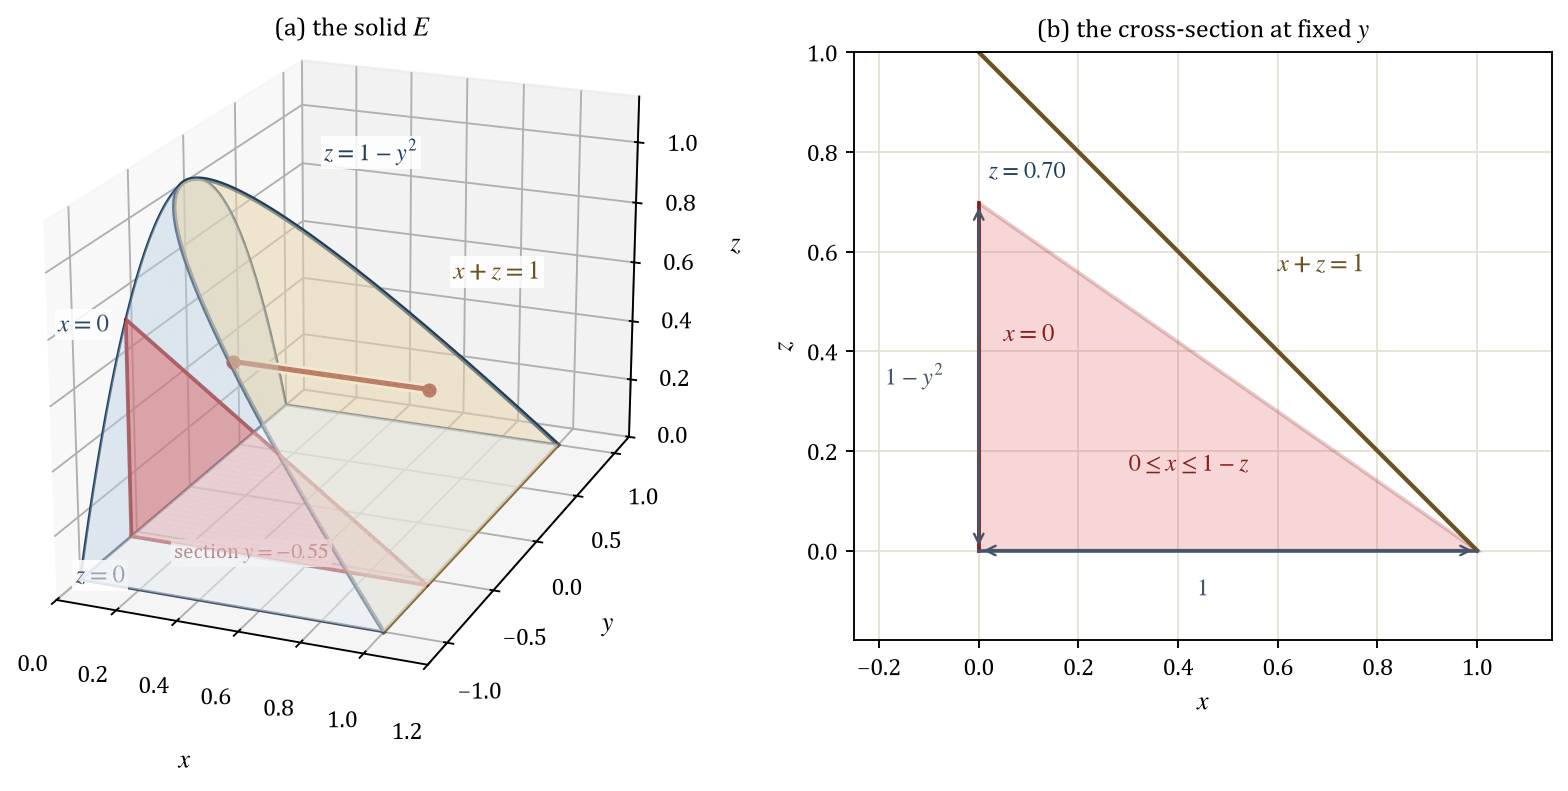

This chart was generated by the following Python code:
"""Draw the solid bounded by a parabolic cylinder and three planes.

Panel (a) shows the solid E, its parabolic back face, its planar roof, and one
cross-section at a fixed value of y.  Panel (b) shows that cross-section, a right
triangle in a plane parallel to the xz-plane.
"""

import base64

import matplotlib
import numpy as np
from mpl_toolkits.mplot3d import Axes3D  # noqa: F401  (registers the 3d projection)
from mpl_toolkits.mplot3d.art3d import Poly3DCollection

matplotlib.use("Agg")
import matplotlib.pyplot as plt

plt.rcParams.update({
    "font.family": "serif",
    "font.serif": ["Cambria", "Times New Roman", "DejaVu Serif"],
    "mathtext.fontset": "stix",
    "font.size": 10,
    "axes.labelsize": 11,
    "axes.titlesize": 11,
})

LABEL_BOX = {"facecolor": "white", "edgecolor": "none", "alpha": 0.85, "pad": 1.4}

figure = plt.figure(figsize=(9.6, 4.5))
axes_3d = figure.add_subplot(1, 2, 1, projection="3d")
axes_2d = figure.add_subplot(1, 2, 2)

# Grid over the parabolic segment 0 <= z <= 1 - y**2, -1 <= y <= 1.
y_values = np.linspace(-1.0, 1.0, 80)
t_values = np.linspace(0.0, 1.0, 45)
y_grid, t_grid = np.meshgrid(y_values, t_values)
z_grid = t_grid * (1.0 - y_grid**2)

# Roof: the plane x + z = 1, that is, x = 1 - z.
axes_3d.plot_surface(
    1.0 - z_grid, y_grid, z_grid,
    color="#e8d5ab", alpha=0.55, linewidth=0.0, shade=False, antialiased=True,
)

# Back face: the plane x = 0.
axes_3d.plot_surface(
    np.zeros_like(y_grid), y_grid, z_grid,
    color="#b9cfe2", alpha=0.45, linewidth=0.0, shade=False,
)

# Floor: the rectangle 0 <= x <= 1, -1 <= y <= 1 at z = 0.
x_floor, y_floor = np.meshgrid(np.linspace(0.0, 1.0, 14), y_values)
axes_3d.plot_surface(
    x_floor, y_floor, np.zeros_like(x_floor),
    color="#e7edf2", alpha=0.55, linewidth=0.0, shade=False,
)

# Curves that outline the solid.
rim_y = np.linspace(-1.0, 1.0, 240)
axes_3d.plot(rim_y**2, rim_y, 1.0 - rim_y**2, color="#1f3d5c", linewidth=1.9)
axes_3d.plot(np.zeros(240), rim_y, 1.0 - rim_y**2, color="#1f3d5c", linewidth=1.1)
axes_3d.plot(np.ones(240), rim_y, np.zeros(240), color="#8a6d3b", linewidth=1.7)
axes_3d.plot(np.zeros(240), rim_y, np.zeros(240), color="#44546a", linewidth=1.2)
for edge_y in (-1.0, 1.0):
    axes_3d.plot([0.0, 1.0], [edge_y, edge_y], [0.0, 0.0], color="#44546a", linewidth=1.2)
    axes_3d.plot([0.0, 0.0], [edge_y, edge_y], [0.0, 1.0 - edge_y**2], color="#1f3d5c",
                 linewidth=1.1)

# One cross-section at y = -0.55, drawn as a filled right triangle.
section_y = -0.55
section_height = 1.0 - section_y**2
axes_3d.plot([0.0, 1.0, 0.0, 0.0], [section_y] * 4, [0.0, 0.0, section_height, 0.0],
             color="#8a1c1c", linewidth=1.6)
section_face = Poly3DCollection(
    [[(0.0, section_y, 0.0), (1.0, section_y, 0.0), (0.0, section_y, section_height)]],
    facecolor="#d94848", edgecolor="none", alpha=0.42,
)
axes_3d.add_collection3d(section_face)

# One fibre parallel to the x-axis at y = 0.45 and z = 0.3.
fibre_y = 0.45
fibre_z = 0.3
axes_3d.plot([0.0, 1.0 - fibre_z], [fibre_y, fibre_y], [fibre_z, fibre_z],
             color="white", linewidth=4.4, solid_capstyle="round")
axes_3d.plot([0.0, 1.0 - fibre_z], [fibre_y, fibre_y], [fibre_z, fibre_z],
             color="#8a1c1c", linewidth=2.2, solid_capstyle="round")
axes_3d.plot([0.0], [fibre_y], [fibre_z], marker="o", color="#8a1c1c", markersize=5)
axes_3d.plot([1.0 - fibre_z], [fibre_y], [fibre_z], marker="o", color="#8a1c1c", markersize=5)

axes_3d.text(0.70, 0.72, 0.60, r"$x + z = 1$", color="#6b5222", fontsize=10.5,
             bbox=LABEL_BOX)
axes_3d.text(-0.34, -0.30, 0.55, r"$x = 0$", color="#2f4d6b", fontsize=10.5, bbox=LABEL_BOX)
axes_3d.text(0.28, 0.60, 0.97, r"$z = 1 - y^{2}$", color="#1f3d5c", fontsize=10, bbox=LABEL_BOX)
axes_3d.text(0.05, -1.16, 0.05, r"$z = 0$", color="#44546a", fontsize=10.5, bbox=LABEL_BOX)
axes_3d.text(0.30, -0.95, 0.10, r"section $y = -0.55$", color="#8a1c1c", fontsize=9,
             bbox=LABEL_BOX)

axes_3d.set_xlabel(r"$x$", labelpad=6)
axes_3d.set_ylabel(r"$y$", labelpad=6)
axes_3d.set_zlabel(r"$z$", labelpad=6)
axes_3d.set_xlim(0.0, 1.2)
axes_3d.set_ylim(-1.2, 1.2)
axes_3d.set_zlim(0.0, 1.15)
axes_3d.set_box_aspect((1.0, 1.6, 1.0), zoom=1.3)
axes_3d.view_init(elev=20, azim=-68)
axes_3d.set_title("(a) the solid $E$", pad=2)

# Panel (b): the cross-section at y = -0.55, a right triangle in the xz-plane.
x_line = np.linspace(0.0, 1.0, 200)
axes_2d.fill([0.0, 1.0, 0.0], [0.0, 0.0, section_height], color="#d94848", alpha=0.22,
             edgecolor="#8a1c1c", linewidth=1.6)
axes_2d.plot([0.0, 0.0], [0.0, section_height], color="#8a1c1c", linewidth=1.6)
axes_2d.plot(x_line, 1.0 - x_line, color="#6b5222", linewidth=1.8)
axes_2d.plot([0.0, 1.0], [0.0, 0.0], color="#44546a", linewidth=1.5)
axes_2d.annotate("", xy=(1.0, 0.0), xytext=(0.0, 0.0),
                 arrowprops={"arrowstyle": "<->", "color": "#44546a", "linewidth": 1.0})
axes_2d.text(0.45, -0.09, r"$1$", color="#44546a", fontsize=10, ha="center")
axes_2d.annotate("", xy=(0.0, section_height), xytext=(0.0, 0.0),
                 arrowprops={"arrowstyle": "<->", "color": "#44546a", "linewidth": 1.0})
axes_2d.text(-0.07, section_height / 2, r"$1 - y^{2}$", color="#44546a", fontsize=10,
             ha="right", va="center")
axes_2d.text(0.60, 0.56, r"$x + z = 1$", color="#6b5222", fontsize=10.5)
axes_2d.text(0.05, 0.42, r"$x = 0$", color="#8a1c1c", fontsize=10.5)
axes_2d.text(0.30, 0.16, r"$0 \leq x \leq 1 - z$", color="#8a1c1c", fontsize=10)
axes_2d.text(0.02, section_height + 0.05, rf"$z = {section_height:.2f}$", color="#1f3d5c",
             fontsize=10)
axes_2d.set_xlim(-0.25, 1.15)
axes_2d.set_ylim(-0.18, 1.0)
axes_2d.set_aspect("equal")
axes_2d.set_xlabel(r"$x$")
axes_2d.set_ylabel(r"$z$")
axes_2d.set_title(r"(b) the cross-section at fixed $y$", pad=6)
axes_2d.grid(True, color="#e2ded2", linewidth=0.7)
axes_2d.set_axisbelow(True)

figure.tight_layout()
output_path = "part1_figure1.png"
figure.savefig(output_path, dpi=170, bbox_inches="tight", facecolor="white")
with open(output_path, "rb") as image_file:
    encoded = base64.b64encode(image_file.read()).decode("ascii")
with open("part1_figure1.b64.txt", "w", encoding="ascii") as text_file:
    text_file.write(encoded)
print(f"saved {output_path} and part1_figure1.b64.txt ({len(encoded)} base64 characters)")
